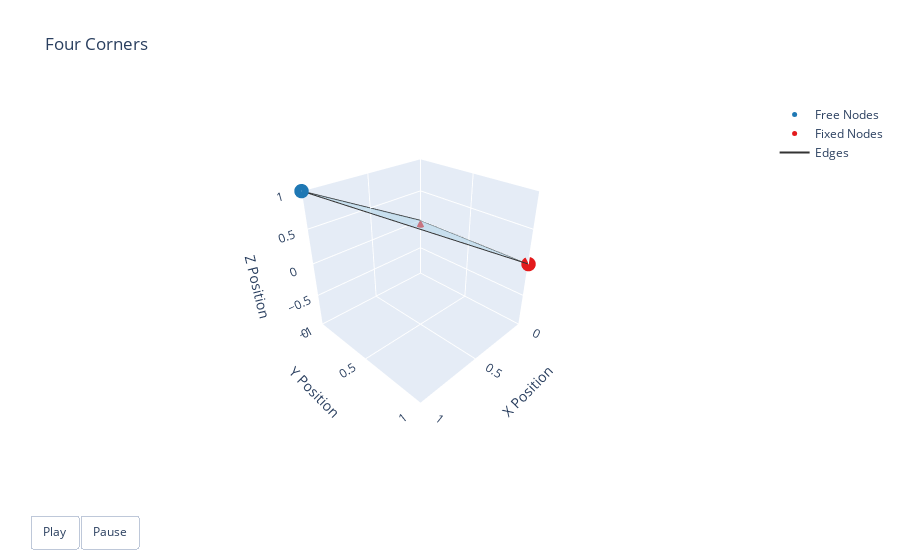

Notebook code cell kept with this figure:
### Markdown cell above
### Visualization

### Code cell
t = np.arange(robot.sim_params.total_time, step=robot.sim_params.dt)  # (100)
options = dismech.AnimationOptions(z_lim=[-1.0, 1.0], x_lim=[0, 1.0], title='Four Corners')
fig = dismech.get_interactive_animation_plotly(robot, t, np.array([q_eq]), options)
fig.show()

### Figure 1 — Plotly figure (JSON) as saved in the notebook; plotly's stock layout.template omitted (floating-point values rounded to 4 significant figures)
{"data": [{"marker": {"color": "#1f78b4", "size": 5}, "mode": "markers", "name": "Free Nodes", "type": "scatter3d", "x": [1.0], "y": [-3.204e-05], "z": [1.0]}, {"marker": {"color": "#e31a1c", "size": 5}, "mode": "markers", "name": "Fixed Nodes", "type": "scatter3d", "x": [0.0, 0.0], "y": [0.0, 1.0], "z": [0.0, 0.0]}, {"line": {"color": "#333333", "width": 2}, "mode": "lines", "name": "Edges", "type": "scatter3d", "x": [0, 1, null, 1, 0, null, 0, 0, null], "y": [1, -3.204e-05, null, -3.204e-05, 0, null, 0, 1, null], "z": [0, 1.0, null, 1.0, 0, null, 0, 0, null]}, {"color": "rgba(166, 206, 227, 0.7)", "i": [0], "j": [1], "k": [2], "name": "Faces", "opacity": 0.7, "showscale": false, "type": "mesh3d", "x": [0.0, 0.0, 1.0], "y": [0.0, 1.0, -3.204e-05], "z": [0.0, 0.0, 1.0]}], "layout": {"scene": {"camera": {"eye": {"x": 1.591, "y": 1.591, "z": 1.299}}, "xaxis": {"range": [0, 1], "title": {"text": "X Position"}}, "yaxis": {"range": [-3.204e-05, 1], "title": {"text": "Y Position"}}, "zaxis": {"range": [-1, 1], "title": {"text": "Z Position"}}}, "sliders": [{"currentvalue": {"prefix": "Frame: "}, "steps": [{"args": [["0"], {"frame": {"duration": 50, "redraw": true}, "mode": "immediate"}], "label": "0", "method": "animate"}], "transition": {"duration": 0}, "x": 0.1, "y": 0}], "title": {"text": "Four Corners"}, "updatemenus": [{"buttons": [{"args": [null, {"frame": {"duration": 50, "redraw": true}, "fromcurrent": true}], "label": "Play", "method": "animate"}, {"args": [[null], {"frame": {"duration": 0, "redraw": true}, "mode": "immediate"}], "label": "Pause", "method": "animate"}], "direction": "left", "pad": {"r": 10, "t": 87}, "showactive": false, "type": "buttons", "x": 0.1, "xanchor": "right", "y": 0, "yanchor": "top"}]}}
